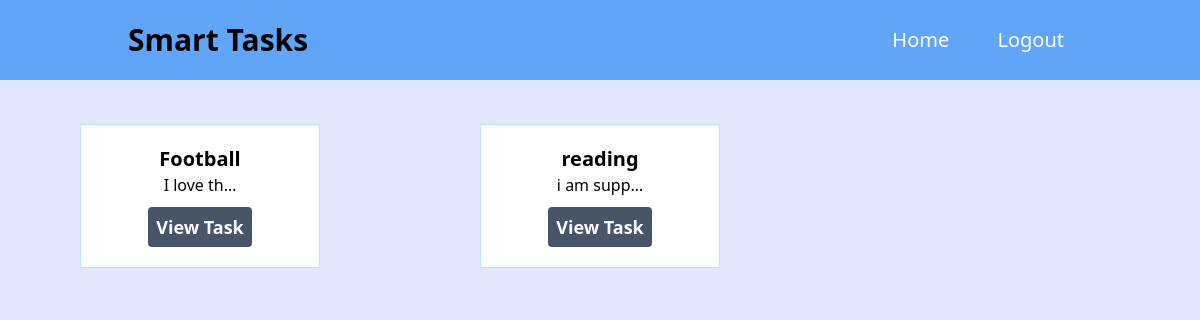
Page /smart/tasks on the earlier database version.
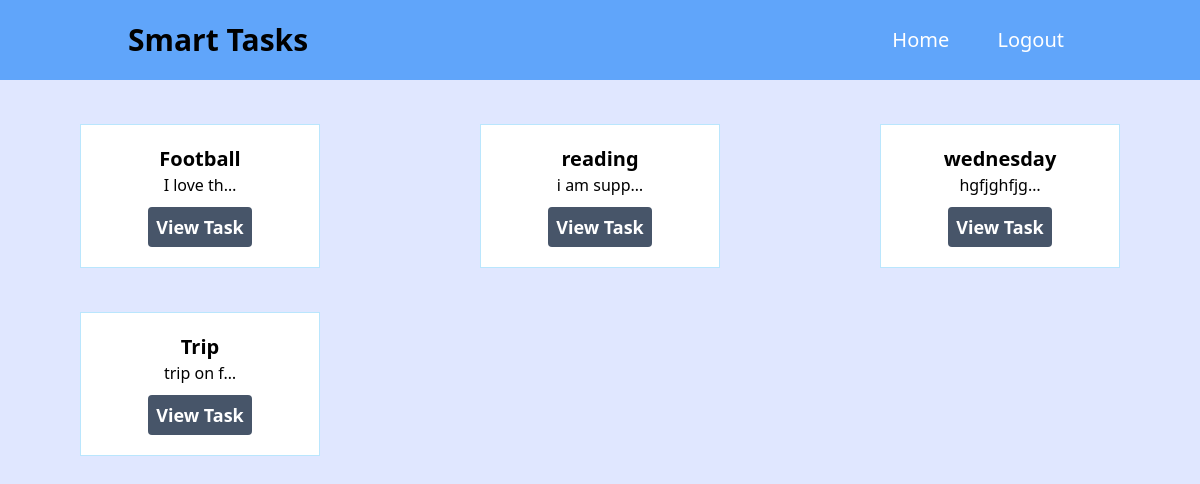
Same page on the later database version.
### Tasks/models.py (models this page shows, shortened)
class Tasks(models.Model):
    task_title = models.CharField(max_length=200)
    task_type = models.CharField(max_length=100, choices=TASK_TYPE_CHOICES)
    task_details = models.TextField()
    due_date = models.DateField(default='2023-03-01')
    time_created = models.DateTimeField(auto_now_add=True)

### Tasks/views.py (the view)
# urls.py: path('tasks', views.TasksListView.as_view(), name='tasks.list'),
class TasksListView(ListView):
    model = Tasks
    context_object_name = 'tasks'
    template_name = 'tasks/tasks_list.html'

### Tasks/templates/tasks/tasks_list.html
{% extends 'base.html' %}
{% block content %}
<div class="grid grid-cols-3 mx-auto w-full items-center">
    {% for task in tasks %}
    <div class="h-36 w-60 p-5 border border-sky-200 text-center mt-11 mx-auto bg-white">
        <h1 class="text-black text-xl font-bold">{{ task.task_title }}</h1>
        <p>{{ task.task_details|truncatechars:10 }}</p>
        <button class="mt-4">
            <a href="{% url 'tasks.detail' pk=task.id %}" class="text-lg text-white font-semibold rounded bg-slate-600 p-2">View Task</a>
        </button>
    </div>
    {% endfor %}
</div>
{% endblock %}

### theme/templates/base.html (shortened to what this page needs)
{% load static tailwind_tags %}
<!DOCTYPE html>
<html lang="en">
	<head>
		{% tailwind_css %}
	</head>
	<body class="">
			<nav class="h-16 flex items-center space-x-8 bg-blue-400 py-10 pl-32 relative">
				<h2 class="text-3xl font-extrabold">Smart Tasks</h2>
				<ul class="absolute right-32">
					<li class="inline-block mr-7">
						<a href="{% url 'home_page' %}" class="text-white text-xl p-2">Home</a>
					</li>
					<li class="inline-block">
						<a href="{% url 'logout' %}" class="text-white text-xl p-2">Logout</a>
					</li>
				</ul>
			</nav>
			<div class="bg-indigo-100 w-full h-screen relative">
			{% block content %}
			{% endblock %}
			</div>
	</body>
</html>

Differences in the rows shown:
added Tasks: task_title "wednesday", task_details "hgfjghfjg…"
added Tasks: task_title "Trip", task_details "trip on f…"
